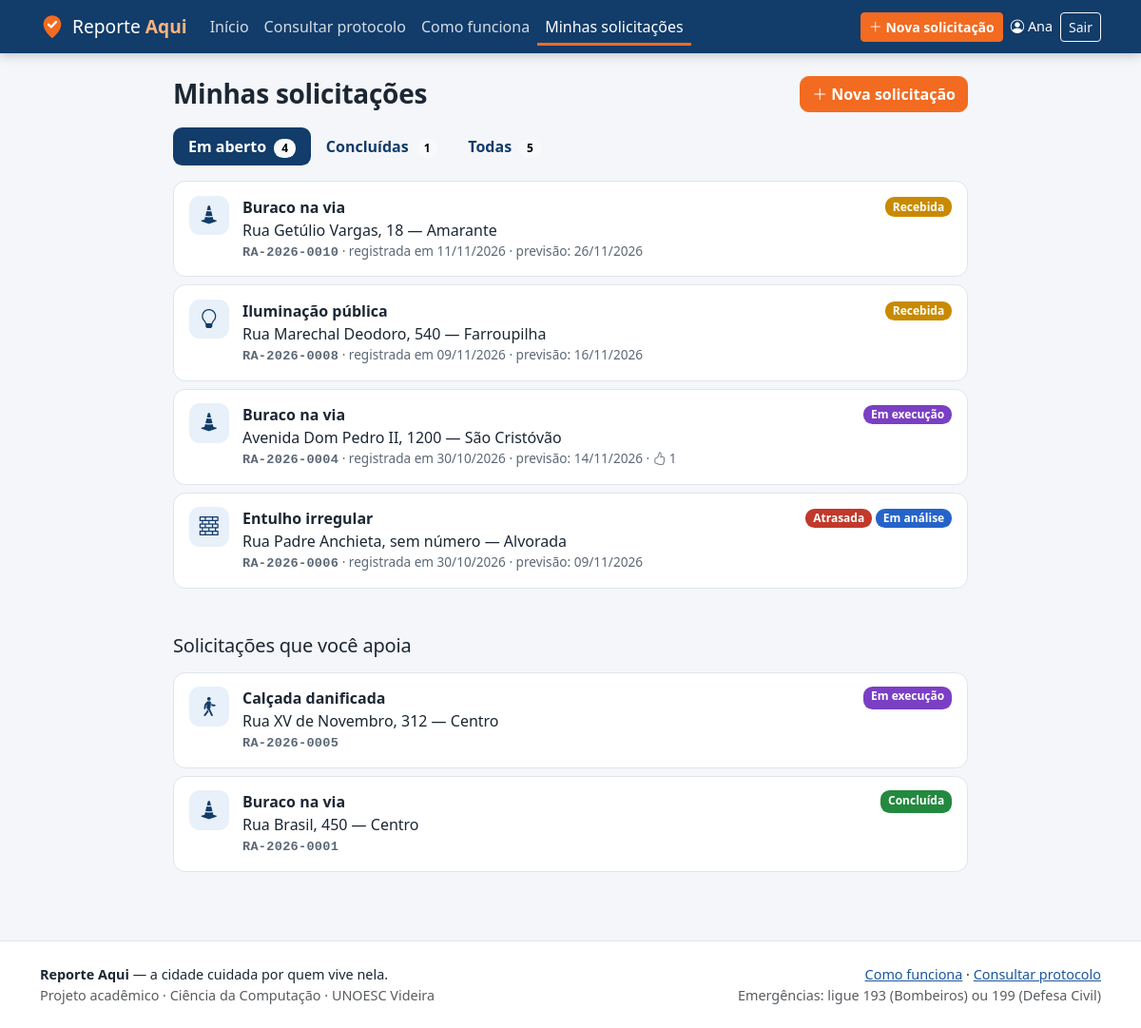
The page /minhas.php (signed in) on the database its author committed.
### tables this page shows
CREATE TABLE solicitacoes (
  id               INT UNSIGNED NOT NULL AUTO_INCREMENT,
  protocolo        VARCHAR(14)  NOT NULL,
  usuario_id       INT UNSIGNED NOT NULL,
  categoria_id     INT UNSIGNED NOT NULL,
  subcategoria_id  INT UNSIGNED NOT NULL,
  setor_id         INT UNSIGNED NOT NULL,
  situacao         ENUM('recebida','em_analise','em_execucao','concluida') NOT NULL DEFAULT 'recebida',
  prioridade       ENUM('baixa','normal','alta') NOT NULL DEFAULT 'normal',
  descricao        VARCHAR(500) NOT NULL,
  endereco         VARCHAR(160) NOT NULL,
  numero           VARCHAR(60)  NULL,
  bairro           VARCHAR(80)  NOT NULL,
  referencia       VARCHAR(160) NULL,
  latitude         DECIMAL(10,7) NOT NULL,
  longitude        DECIMAL(10,7) NOT NULL,
  sigilo           TINYINT(1) NOT NULL DEFAULT 0,
  previsao         DATE NOT NULL,
  criado_em        DATETIME NOT NULL DEFAULT CURRENT_TIMESTAMP,
  concluido_em     DATETIME NULL,
  PRIMARY KEY (id),
  UNIQUE KEY uq_solicitacoes_protocolo (protocolo),
  KEY idx_solicitacoes_usuario (usuario_id),
  KEY idx_solicitacoes_situacao (situacao, prioridade, criado_em),
  KEY idx_solicitacoes_categoria (categoria_id, situacao),
  KEY idx_solicitacoes_bairro (bairro),
  KEY idx_solicitacoes_criado (criado_em),
  KEY idx_solicitacoes_local (latitude, longitude),
  CONSTRAINT fk_solicitacoes_usuario      FOREIGN KEY (usuario_id)      REFERENCES usuarios (id),
  CONSTRAINT fk_solicitacoes_categoria    FOREIGN KEY (categoria_id)    REFERENCES categorias (id),
  CONSTRAINT fk_solicitacoes_subcategoria FOREIGN KEY (subcategoria_id) REFERENCES subcategorias (id),
  CONSTRAINT fk_solicitacoes_setor        FOREIGN KEY (setor_id)        REFERENCES setores (id)
);

CREATE TABLE categorias (
  id          INT UNSIGNED NOT NULL AUTO_INCREMENT,
  nome        VARCHAR(80) NOT NULL,
  icone       VARCHAR(40) NOT NULL,
  setor_id    INT UNSIGNED NOT NULL,
  prazo_dias  SMALLINT UNSIGNED NOT NULL,
  PRIMARY KEY (id),
  UNIQUE KEY uq_categorias_nome (nome),
  KEY idx_categorias_setor (setor_id),
  CONSTRAINT fk_categorias_setor FOREIGN KEY (setor_id) REFERENCES setores (id)
);

### app/conexao.php (called while the page is built)
<?php
function db(): PDO
{
    static $pdo = null;
    if ($pdo instanceof PDO) {
        return $pdo;
    }
    $dsn = sprintf('mysql:host=%s;port=%d;dbname=%s;charset=utf8mb4', DB_HOST, DB_PORT, DB_NAME);
    try {
        $pdo = new PDO($dsn, DB_USER, DB_PASS, [
            PDO::ATTR_ERRMODE            => PDO::ERRMODE_EXCEPTION,
            PDO::ATTR_DEFAULT_FETCH_MODE => PDO::FETCH_ASSOC,
            PDO::ATTR_EMULATE_PREPARES   => false,
        ]);
        $pdo->exec("SET time_zone = '" . date('P') . "'");
    } catch (PDOException $ex) {
        http_response_code(500);
        $detalhe = MODO_DEBUG ? htmlspecialchars($ex->getMessage(), ENT_QUOTES, 'UTF-8') : '';
        exit('<h1>Não foi possível conectar ao banco de dados</h1>'
            . '<p>Verifique se o MySQL está ligado, se o arquivo <code>database.sql</code> foi importado '
            . 'e se os dados em <code>config.php</code> estão corretos.</p><p>' . $detalhe . '</p>');
    }
    return $pdo;
}

### public/minhas.php (the view, shortened to what this page needs)
<?php
$u = usuario();
$abas = ['abertas' => 'Em aberto', 'concluidas' => 'Concluídas', 'todas' => 'Todas'];
$aba = isset($_GET['aba']) && is_string($_GET['aba']) && isset($abas[$_GET['aba']]) ? $_GET['aba'] : 'abertas';
$filtro = ['abertas' => " AND s.situacao <> 'concluida'", 'concluidas' => " AND s.situacao = 'concluida'", 'todas' => ''][$aba];
$st = db()->prepare(
    "SELECT s.id, s.protocolo, s.situacao, s.endereco, s.numero, s.bairro, s.previsao, s.criado_em, s.concluido_em,
            c.nome AS categoria, c.icone,
            (SELECT COUNT(*) FROM apoios a WHERE a.solicitacao_id = s.id) AS apoios,
            (SELECT nota FROM avaliacoes av WHERE av.solicitacao_id = s.id) AS nota
       FROM solicitacoes s JOIN categorias c ON c.id = s.categoria_id
      WHERE s.usuario_id = ? $filtro
      ORDER BY s.criado_em DESC"
);
$st->execute([$u['id']]);
$lista = $st->fetchAll();
$stCont = db()->prepare(
    "SELECT SUM(situacao <> 'concluida') AS abertas, SUM(situacao = 'concluida') AS concluidas, COUNT(*) AS todas
       FROM solicitacoes WHERE usuario_id = ?"
);
$stCont->execute([$u['id']]);
$contagem = $stCont->fetch();
$stApoiadas = db()->prepare(
    "SELECT s.protocolo, s.situacao, s.endereco, s.numero, s.bairro, c.nome AS categoria, c.icone
       FROM apoios a JOIN solicitacoes s ON s.id = a.solicitacao_id JOIN categorias c ON c.id = s.categoria_id
      WHERE a.usuario_id = ? ORDER BY a.criado_em DESC"
);
$stApoiadas->execute([$u['id']]);
$apoiadas = $stApoiadas->fetchAll();
require __DIR__ . '/../app/layout/cabecalho.php';
?>
<div class="container ra-medio py-4">
  <div class="d-flex flex-wrap justify-content-between align-items-center gap-2 mb-3">
    <h1 class="h3 mb-0">Minhas solicitações</h1>
    <a class="btn btn-acao" href="<?= e(url('public/nova.php')) ?>"><i class="bi bi-plus-lg"></i> Nova solicitação</a>
  </div>
  <ul class="nav nav-pills mb-3">
<?php foreach ($abas as $chave => $nome): ?>
    <li class="nav-item">
      <a class="nav-link<?= $aba === $chave ? ' active' : '' ?>"<?= $aba === $chave ? ' aria-current="page"' : '' ?>
         href="<?= e(url('public/minhas.php?aba=' . $chave)) ?>">
        <?= e($nome) ?> <span class="badge text-bg-light ms-1"><?= (int) $contagem[$chave] ?></span>
      </a>
    </li>
<?php endforeach; ?>
  </ul>
<?php if (!$lista): ?>
  <div class="card ra-card">
    <div class="card-body text-center py-5">
      <i class="bi bi-inbox fs-1 text-body-secondary"></i>
      <p class="mt-2 mb-3 text-body-secondary">
        <?= $aba === 'concluidas' ? 'Você ainda não tem solicitações concluídas.'
            : ($aba === 'abertas' ? 'Você não tem solicitações em aberto.' : 'Você ainda não registrou nenhuma solicitação.') ?>
      </p>
      <a class="btn btn-primary" href="<?= e(url('public/nova.php')) ?>">Registrar um problema</a>
    </div>
  </div>
<?php else: ?>
  <div class="d-grid gap-2">
<?php   foreach ($lista as $s): ?>
    <a class="ra-item" href="<?= e(url('public/solicitacao.php?protocolo=' . urlencode($s['protocolo']))) ?>">
      <div class="ra-item-icone"><i class="bi <?= e($s['icone']) ?>"></i></div>
      <div class="flex-grow-1">
        <div class="d-flex flex-wrap justify-content-between gap-2">
          <span class="ra-item-titulo"><?= e($s['categoria']) ?></span>
          <span class="d-flex gap-1 align-items-center">
<?php     if (esta_atrasada($s)): ?>
            <span class="badge atrasada">Atrasada</span>
<?php     endif; ?>
            <?= badge_situacao($s['situacao']) ?>
          </span>
        </div>
        <div><?= e(endereco_completo($s)) ?></div>
        <div class="ra-item-meta">
          <span class="ra-protocolo"><?= e($s['protocolo']) ?></span> · registrada em <?= e(data_br($s['criado_em'])) ?> ·
<?php     if ($s['situacao'] === 'concluida'): ?>
          concluída em <?= e(data_br($s['concluido_em'])) ?>
          · <?= $s['nota'] ? 'sua nota: ' . (int) $s['nota'] . '/5' : '<strong class="text-primary">avalie o atendimento</strong>' ?>
<?php     else: ?>
          previsão: <?= e(data_br($s['previsao'])) ?>
<?php     endif; ?>
<?php     if ($s['apoios'] > 0): ?>
          · <i class="bi bi-hand-thumbs-up"></i> <?= (int) $s['apoios'] ?>
<?php     endif; ?>
        </div>
      </div>
    </a>
<?php   endforeach; ?>
  </div>
<?php endif; ?>
<?php if ($apoiadas): ?>
  <h2 class="h5 mt-5 mb-3">Solicitações que você apoia</h2>
  <div class="d-grid gap-2">
<?php   foreach ($apoiadas as $s): ?>
    <a class="ra-item" href="<?= e(url('public/solicitacao.php?protocolo=' . urlencode($s['protocolo']))) ?>">
      <div class="ra-item-icone"><i class="bi <?= e($s['icone']) ?>"></i></div>
      <div class="flex-grow-1">
        <div class="d-flex flex-wrap justify-content-between gap-2">
          <span class="ra-item-titulo"><?= e($s['categoria']) ?></span>
          <?= badge_situacao($s['situacao']) ?>
        </div>
        <div><?= e(endereco_completo($s)) ?></div>
        <div class="ra-item-meta"><span class="ra-protocolo"><?= e($s['protocolo']) ?></span></div>
      </div>
    </a>
<?php   endforeach; ?>
  </div>
<?php endif; ?>
</div>
<?php require __DIR__ . '/../app/layout/rodape.php'; ?>

### app/funcoes.php (shortened to what this page needs)
<?php
function situacao_nome(string $s): string
{
    return SITUACOES[$s] ?? $s;
}
function e($valor): string
{
    return htmlspecialchars((string) ($valor ?? ''), ENT_QUOTES | ENT_SUBSTITUTE, 'UTF-8');
}
function base_url(): string
{
    static $base = null;
    if ($base === null) {
        if (BASE_URL !== '') {
            $base = rtrim(BASE_URL, '/');
        } else {
            $script = str_replace('\\', '/', $_SERVER['SCRIPT_NAME'] ?? '');
            if (preg_match('#^(.*?)/(public|api)/#', $script, $m)) {
                $base = $m[1];
            } else {
                $base = rtrim(dirname($script), '/');
            }
        }
    }
    return $base;
}
function url(string $caminho = ''): string
{
    return base_url() . '/' . ltrim($caminho, '/');
}
function data_br(?string $data, bool $comHora = false): string
{
    $ts = strtotime($data);
    return $ts ? date($comHora ? 'd/m/Y \à\s H:i' : 'd/m/Y', $ts) : '—';
}
function esta_atrasada(array $s): bool
{
    return $s['situacao'] !== 'concluida' && !empty($s['previsao']) && $s['previsao'] < date('Y-m-d');
}
function endereco_completo(array $s): string
{
    $txt = $s['endereco'];
    if (!empty($s['numero'])) {
        $txt .= ', ' . $s['numero'];
    }
    if (!empty($s['bairro'])) {
        $txt .= ' — ' . $s['bairro'];
    }
    return $txt;
}
function badge_situacao(string $situacao): string
{
    return '<span class="badge sit sit-' . e($situacao) . '">' . e(situacao_nome($situacao)) . '</span>';
}

### assets/css/estilo.css (style rules this page uses)
:root { --ra-azul: #123c69; --ra-azul-escuro: #0c2a4b; --ra-azul-claro: #e8f0f9; --ra-laranja: #f26b21; --ra-laranja-escuro: #d4560f; --ra-fundo: #f4f6f9; --ra-borda: #dfe5ec; --ra-texto: #1c2733; --sit-recebida: #c98a00; --sit-em_analise: #2563c9; --sit-em_execucao: #7b3fc4; --sit-concluida: #23893f; --bs-primary: var(--ra-azul); --bs-primary-rgb: 18, 60, 105; --bs-link-color: #1a56a0; --bs-link-color-rgb: 26, 86, 160; --bs-link-hover-color: var(--ra-azul-escuro); --bs-link-hover-color-rgb: 12, 42, 75; --bs-body-color: var(--ra-texto); --bs-body-bg: var(--ra-fundo); --bs-border-radius: .6rem; }
body { min-height: 100vh; display: flex; flex-direction: column; }
h1, h2, h3, .h1, .h2, .h3 { font-weight: 700; letter-spacing: -.01em; }
.btn-acao { --bs-btn-color: #fff; --bs-btn-bg: var(--ra-laranja); --bs-btn-border-color: var(--ra-laranja); --bs-btn-hover-color: #fff; --bs-btn-hover-bg: var(--ra-laranja-escuro); --bs-btn-hover-border-color: var(--ra-laranja-escuro); --bs-btn-active-color: #fff; --bs-btn-active-bg: var(--ra-laranja-escuro); --bs-btn-active-border-color: var(--ra-laranja-escuro); font-weight: 600; }
.nav-pills .nav-link.active { background: var(--ra-azul); }
.nav-pills .nav-link { color: var(--ra-azul); font-weight: 600; }
.ra-medio { max-width: 860px; }
.badge.sit { color: #fff; font-weight: 600; }
.sit-recebida { background: var(--sit-recebida); }
.sit-em_analise { background: var(--sit-em_analise); }
.sit-em_execucao { background: var(--sit-em_execucao); }
.sit-concluida { background: var(--sit-concluida); }
.badge.atrasada { background: #c0392b; color: #fff; }
.ra-item { display: flex; gap: .9rem; padding: .9rem 1rem; background: #fff; border: 1px solid var(--ra-borda); border-radius: .8rem; text-decoration: none; color: inherit; transition: border-color .15s, box-shadow .15s; }
.ra-item-icone { flex: 0 0 2.6rem; height: 2.6rem; border-radius: .7rem; background: var(--ra-azul-claro); color: var(--ra-azul); display: grid; place-items: center; font-size: 1.25rem; }
.ra-item-titulo { font-weight: 700; }
.ra-item-meta { font-size: .85rem; color: #5b6876; }
.ra-protocolo { font-family: ui-monospace, SFMono-Regular, Menlo, Consolas, monospace; font-weight: 700; letter-spacing: .02em; }

### rows shown on the page
solicitacoes: categoria.nome "Buraco na via", situacao "Recebida", endereco_completo($s) "Rua Getúlio Vargas, 18 — Amarante", protocolo "RA-2026-0010", criado_em "11/11/2026", previsao "26/11/2026"
solicitacoes: categoria.nome "Iluminação pública", situacao "Recebida", endereco_completo($s) "Rua Marechal Deodoro, 540 — Farroupilha", protocolo "RA-2026-0008", criado_em "09/11/2026", previsao "16/11/2026"
solicitacoes: categoria.nome "Buraco na via", situacao "Em execução", endereco_completo($s) "Avenida Dom Pedro II, 1200 — São Cristóvão", protocolo "RA-2026-0004", criado_em "30/10/2026", previsao "14/11/2026", apoios "1"
solicitacoes: categoria.nome "Entulho irregular", shows "Atrasada", situacao "Em análise", endereco_completo($s) "Rua Padre Anchieta, sem número — Alvorada", protocolo "RA-2026-0006", criado_em "30/10/2026", previsao "09/11/2026"
solicitacoes: categoria.nome "Calçada danificada", situacao "Em execução", endereco_completo($s) "Rua XV de Novembro, 312 — Centro", protocolo "RA-2026-0005"
solicitacoes: categoria.nome "Buraco na via", situacao "Concluída", endereco_completo($s) "Rua Brasil, 450 — Centro", protocolo "RA-2026-0001"

### other values the page prints
explode(' ', $u['nome'])[0] "Ana"
$nome "Em aberto"
$contagem[$chave] "4"
$nome "Concluídas"
$contagem[$chave] "1"
$nome "Todas"
$contagem[$chave] "5"
